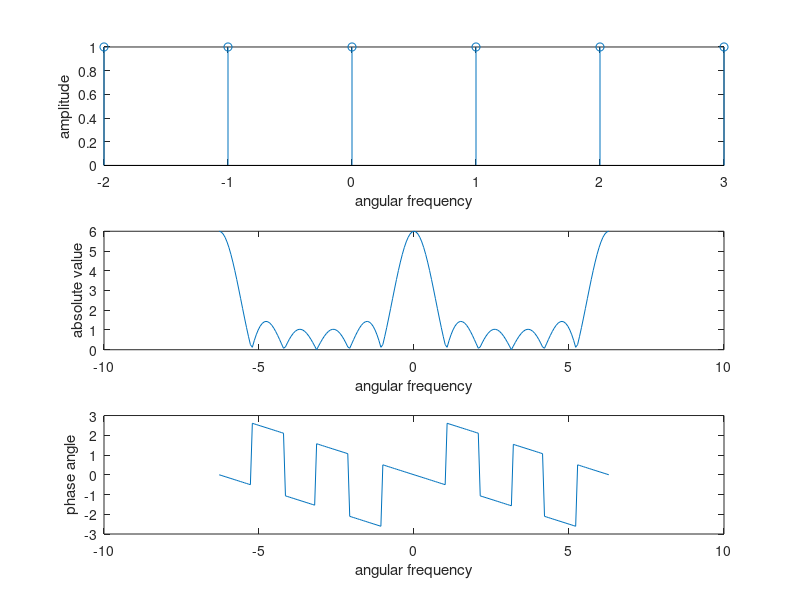

Write MATLAB code to recreate this figure.
clear all;
x=[1,1,1,1,1,1];
nx=-2:3;
w=-2*pi:2*pi/100:2*pi;
y=exp(-j*nx'*w);
subplot(3,1,1)
z=x*y;
stem(nx,x);
xlabel('angular frequency');
ylabel('amplitude');
subplot(3,1,2);
plot(w,abs(z));
xlabel('angular frequency')
ylabel('absolute value');
subplot(3,1,3);
plot(w,angle(z));
xlabel('angular frequency')
ylabel('phase angle');